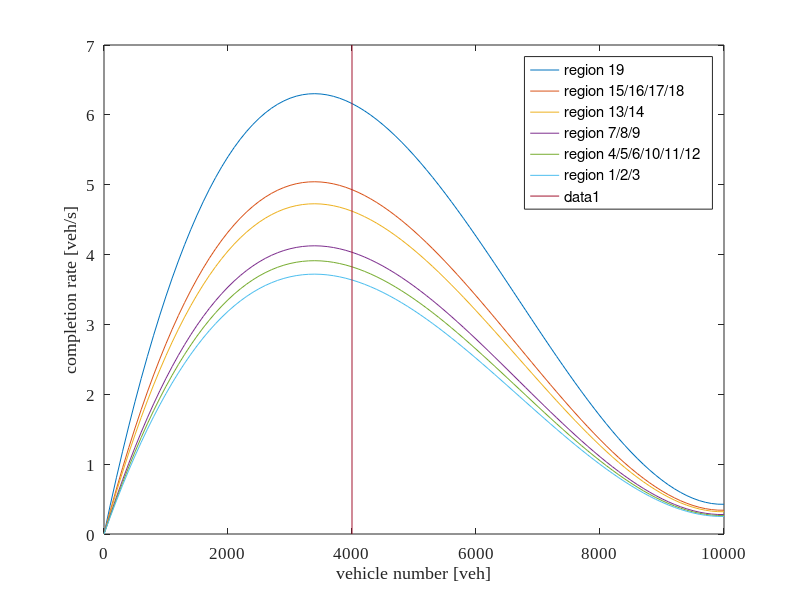
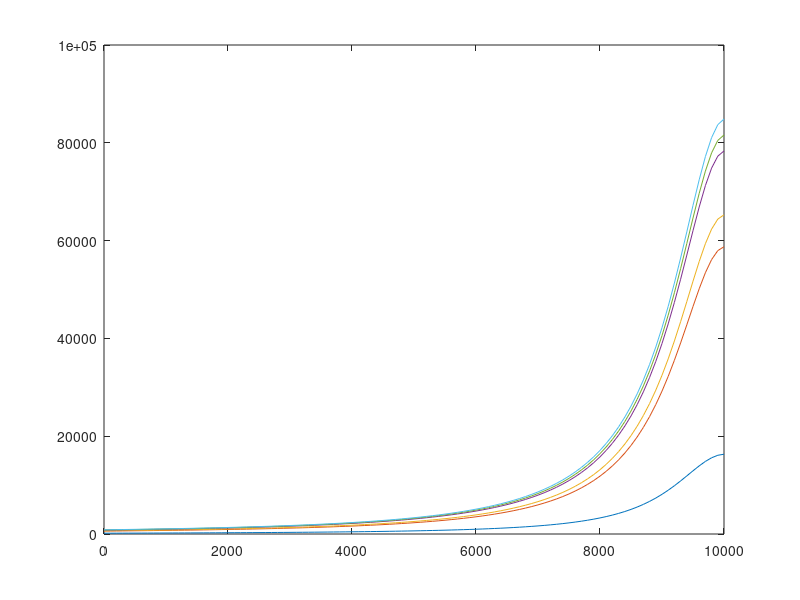

Reproduce these figures in MATLAB, in order. (Note: this script raises an error after producing the figures.)
%%%%%%%%%%%%%%%%%%%%%%%%%%%%%%%%%%%%%%%%%%%%%%%%%%%%%%%%%%%%%%%%%%%%%%%%%%%
%%%%%%plot the figures needed for paper
%%%%%%%%%%%%%%%%%%%%%%%%%%%%%%%%%%%%%%%%%%%%%%%%%%%%%%%%%%%%%%%%%%%%%%%%%%%
close all
clear
%% MFD functions
a = 1.4877e-7;
b = -2.9815e-3;
c = 15.0912;

x = 0:100:10000;

s1 = (a*x.^3 + b*x.^2 + c*x)/3600;
s2 = (a*x.^3 + b*x.^2 + c*x)/4500;
s3 = (a*x.^3 + b*x.^2 + c*x)/4800;
s4 = (a*x.^3 + b*x.^2 + c*x)/5500;
s5 = (a*x.^3 + b*x.^2 + c*x)/5800;
s6 = (a*x.^3 + b*x.^2 + c*x)/6100;

t1 = 2500*1./(a*x.^2 + b*x + c);
t2 = 9000*1./(a*x.^2 + b*x + c);
t3 = 10000*1./(a*x.^2 + b*x + c);
t4 = 12000*1./(a*x.^2 + b*x + c);
t5 = 12500*1./(a*x.^2 + b*x + c);
t6 = 13000*1./(a*x.^2 + b*x + c);

figure(1)
plot(x, s1, x, s2, x, s3, x, s4, x, s5, x, s6)
% plot(x, s1)
set(gca, 'FontName', 'Times New Roman', 'FontSize', 12);
set(gcf,'unit','centimeters','position',[10 5 15 10]);
%set(gca,'Position',[.1 .1 .7 .65]);
xlabel('vehicle number [veh]');
ylabel('completion rate [veh/s]');
legend('region 19', 'region 15/16/17/18', 'region 13/14', 'region 7/8/9', 'region 4/5/6/10/11/12', 'region 1/2/3')
ylimit = get(gca, 'Ylim');
hold on
plot([4000,4000], ylimit);

figure(2)
plot(x, t1, x, t2, x, t3, x, t4, x, t5, x, t6)
%% plot vehicle number in each region
% controlled
load('n_19_hexagon_regions_multi_ds_withdemand_7200_2_20000_PQ_RawCb.mat');
% load('n_19_hexagon_regions_multi_ds_withdemand_7200_2_20000_PQ_Reduce.mat');
% load('n_19_hexagon_regions_multi_ds_withdemand_7200_2_5300_DQ_Reduce.mat');
q_max = max(max(q_data_all));

figure(2)
plot(n_data(1,:),'LineWidth',1.5,'LineStyle','-.')
hold on
for ix = 2:num_reg
    if ix <= 12
        if mod(ix,2) == 1
            plot(n_data(ix,:),'LineWidth',1.5,'LineStyle','-.')
        else
            plot(n_data(ix,:),'LineWidth',1.5,'LineStyle','--')
        end
    else
        plot(n_data(ix,:),'LineWidth',1.5)
    end
end
hold off
set(gca, 'FontName', 'Times New Roman', 'FontSize', 18);
set(gcf,'unit','centimeters','position',[11 6 15 9]);
legend('region 1', 'region 2', 'region 3', 'region 4', 'region 5', 'region 6', 'region 7', 'region 8', 'region 9', ...
    'region 10', 'region 11', 'region 12', 'region 13', 'region 14', 'region 15', 'region 16', 'region 17', 'region 18', ...
    'region 19')
xlim([0 N])
%ylim([0 6000])
xlabel('Time [s]');
ylabel('Vehicle number [veh]');

vt_control = sum(sum(n_data))+sum(sum(q_data_all));

%% Flow rates and Queues
figure(2)
communi = 48; %in = 13;out = 19;
% communi = 21; in = 6;out = 16;
% communi = 66; in = 16; out = 19;
for t = 1:N
    plot_p(t) = p_data_all(communi,t);
    plot_v(t) = min(u_data(communi,t), p_data_all(communi,t)+q_data_all(communi,t));
    plot_qD(t) = q_data_all(communi,t);
end
hold on
yyaxis left
plot(plot_p,'LineWidth',2,'LineStyle','--','Color','b');
plot(plot_v,'LineWidth',1.5,'LineStyle',':','Color','k');
% ylimit = 5;
% plot(1:N, ones(1,N)*ylimit,'LineStyle','--','Color',[0.5,0.5,0.5]);
ylabel('Flow rate[veh/s]');
ylim([0,3]);
% yticks(0:1:4);

yyaxis right
plot(plot_qD,'LineWidth',1.5,'LineStyle','--','Color','r');
set(gca, 'FontName', 'Times New Roman', 'FontSize', 18);
set(gcf,'unit','centimeters','position',[10 5 15 10]);
xlabel('Time [s]');
ylabel('Queue length [veh]');
legend(['Buffer zone inflow via link (' num2str(in) ',' num2str(out) ')'], ['Buffer zone outflow via link (' num2str(in) ',' num2str(out) ')'],... %'Flow capacity of link (13,19)',...
        ['Buffer zone qD via link (' num2str(in) ',' num2str(out) ')'])
ylim([0,1]);
yticks(0:0.5:1);
xlim([0,N]);
hold off

% no control
load('n_19_hexagon_regions_multi_ds_withdemand_7200_252520_10000.mat');

figure(3)
plot(n_data','LineWidth',1.5)
set(gca, 'FontName', 'Times New Roman', 'FontSize', 11);
set(gcf,'unit','centimeters','position',[12 7 15 9]);
legend('region 1', 'region 2', 'region 3', 'region 4', 'region 5', 'region 6', 'region 7', 'region 8', 'region 9', ...
    'region 10', 'region 11', 'region 12', 'region 13', 'region 14', 'region 15', 'region 16', 'region 17', 'region 18', ...
    'region 19')
xlim([0 7200])
xlabel('time [s]');
ylabel('vehicle number [veh]');
vt_no_control = sum(sum(n_data))+sum(sum(q_data_all));

% calculate the improvement
fprintf('the total veh.s saved by the method is:')
vt_control
vt_no_control
q_max
(vt_no_control-vt_control)/vt_no_control

%% show the route choice behavior change
load('n_19_hexagon_regions_multi_ds_withdemand_7200_300_300_200_3_4000.mat');
n_c = n_data;
q_c = q_data;
p_c = p_data;
u_c = u_data;
load('n_19_hexagon_regions_multi_ds_withdemand_7200_300_300_200_3_10000.mat');
n_nc = n_data;
q_nc = q_data;
p_nc = p_data;
u_nc = u_data;

% extract the route choice information to region 19
% controlled condition
routes = zeros(18,84,7200);
for k=1:1:7200
    jj=1;
    for j=1:1:size(region_communi,1)
        if p_c(j,19,k) > 0
            region_temp(jj,:) = region_communi(j,:);
            jj=jj+1;
        else
        end
    end
    for i=1:1:18
        kk=2;
        for iii = 1:1:size(region_temp,1)
            if region_temp(iii,1) == i
                routes(i, 1:2, k) = region_temp(iii,:);
            else
            end
        end
        judge = routes(i, 2, k);
        while judge ~= 19 && judge ~=0
            for ii=1:1:size(region_temp,1)
                if region_temp(ii,1) == routes(i, kk, k)
                    routes(i,kk+1:kk+2,k) = region_temp(ii,:);
                    kk=kk+2;
                    judge = region_temp(ii,2);
                else
                end
            end
            %judge
        end
    end
    k
end
%%
route_12_c=[];
for i=1:1:7200
    route_12_c(i,:) = routes(12, :, i);
end
%uncontrolled condition
routes = zeros(18,84,7200);
for k=1:1:7200
    jj=1;
    for j=1:1:size(region_communi,1)
        if p_nc(j,19,k) > 0
            region_temp(jj,:) = region_communi(j,:);
            jj=jj+1;
        else
        end
    end
    for i=1:1:18
        kk=2;
        for iii = 1:1:size(region_temp,1)
            if region_temp(iii,1) == i
                routes(i, 1:2, k) = region_temp(iii,:);
            else
            end
        end
        judge = routes(i, 2, k);
        while judge ~= 19 && judge ~=0
            for ii=1:1:size(region_temp,1)
                if region_temp(ii,1) == routes(i, kk, k)
                    routes(i,kk+1:kk+2,k) = region_temp(ii,:);
                    kk=kk+2;
                    judge = region_temp(ii,2);
                else
                end
            end
            %judge
        end
    end
end
route_12_nc=[];
for i=1:1:7200
    route_12_nc(i,:) = routes(12, :, i);
end

% purify
route_12_c(:,all(route_12_c==0,1))=[];
route_12_c(all(route_12_c==0,2),:)=[];

route_12_nc(:,all(route_12_nc==0,1))=[];
route_12_nc(all(route_12_nc==0,2),:)=[];

% mark the route choice: 1--12-18-19; 2--12-13-19; 3--12-11-18-19; 4--12-1-13-19
for i=1:1:size(route_12_c,1)
    if route_12_c(i,2)==18
        route_12_c(i,7) =1;
    elseif route_12_c(i,2)==13
        route_12_c(i,7) = 2;
    elseif route_12_c(i,2)==11
        route_12_c(i,7) = 3;
    elseif route_12_c(i,2)==1
        route_12_c(i,7) = 4;
    else
    end
end
for i=1:1:size(route_12_nc,1)
    if route_12_nc(i,2)==18
        route_12_nc(i,7) =1;
    elseif route_12_nc(i,2)==13
        route_12_nc(i,7) = 2;
    elseif route_12_nc(i,2)==11
        route_12_nc(i,7) = 3;
    elseif route_12_nc(i,2)==1
        route_12_nc(i,7) = 4;
    else
    end
end

% show the route choice
figure(4)
plot(route_12_nc(:,7)')
ylim([0 5])
figure(5)
plot(route_12_c(:,7)')
ylim([0 5])
%% show the travel time in region 13 and 14 along time (4800m for region 13 and 4500 for region 18)
t_13_c = 4800./(a*n_c(13,:).^2 + b*n_c(13,:) + c);
t_18_c = 4500./(a*n_c(18,:).^2 + b*n_c(18,:) + c);

t_13_nc = 4800./(a*n_nc(13,:).^2 + b*n_nc(13,:) + c);
t_18_nc = 4500./(a*n_nc(18,:).^2 + b*n_nc(18,:) + c);

t=1:1:7200;
figure(6) 
plot(t, t_13_c, t,t_18_c)
ylim([0 1100])
grid on
figure(7) 
plot(t, t_13_nc, t,t_18_nc)
ylim([0 1100])
grid on
%%
figure(8)
plot(t, t_13_c,'b', t,t_18_c,'r', 'LineWidth', 1.5)
ylim([0 1100])
% xlim([-200 9000])
hold on
plot(t, t_13_nc,'b--', t,t_18_nc, 'r--','LineWidth', 1.5)
set(gca, 'FontName', 'Times New Roman', 'FontSize', 11);
set(gcf,'unit','centimeters','position',[12 7 8 6]);

figure(9)
plot(t, n_c(13,:),'b', t,n_c(18,:),'r', 'LineWidth', 1.5)
% ylim([0 1100])
% xlim([-200 9000])
hold on
plot(t, n_nc(13,:),'b--', t,n_nc(18,:), 'r--','LineWidth', 1.5)
set(gca,'ydir','reverse')
set(gca,'xtick',[])
set(gca, 'FontName', 'Times New Roman', 'FontSize', 11);
set(gcf,'unit','centimeters','position',[12 7 8 6]);

figure(10)
x = 0:100:10000;
c13 = (a*x.^3 + b*x.^2 + c*x)/4800;
c18 = (a*x.^3 + b*x.^2 + c*x)/4500;
t_13 = 4800./(a*x.^2 + b*x + c);
t_18 = 4500./(a*x.^2 + b*x + c);
yyaxis left
plot(x, c13,'b', x,c18,'r', 'LineWidth', 1.5)
set(gca,'xdir','reverse')
% set(gca,'ytick','Color','black')
set(gca, 'FontName', 'Times New Roman', 'FontSize', 11);
set(gcf,'unit','centimeters','position',[12 7 16 6]);

yyaxis right
plot(x, t_13,'b', x,t_18,'r', 'LineWidth', 1.5)
ylim([0 1100])
